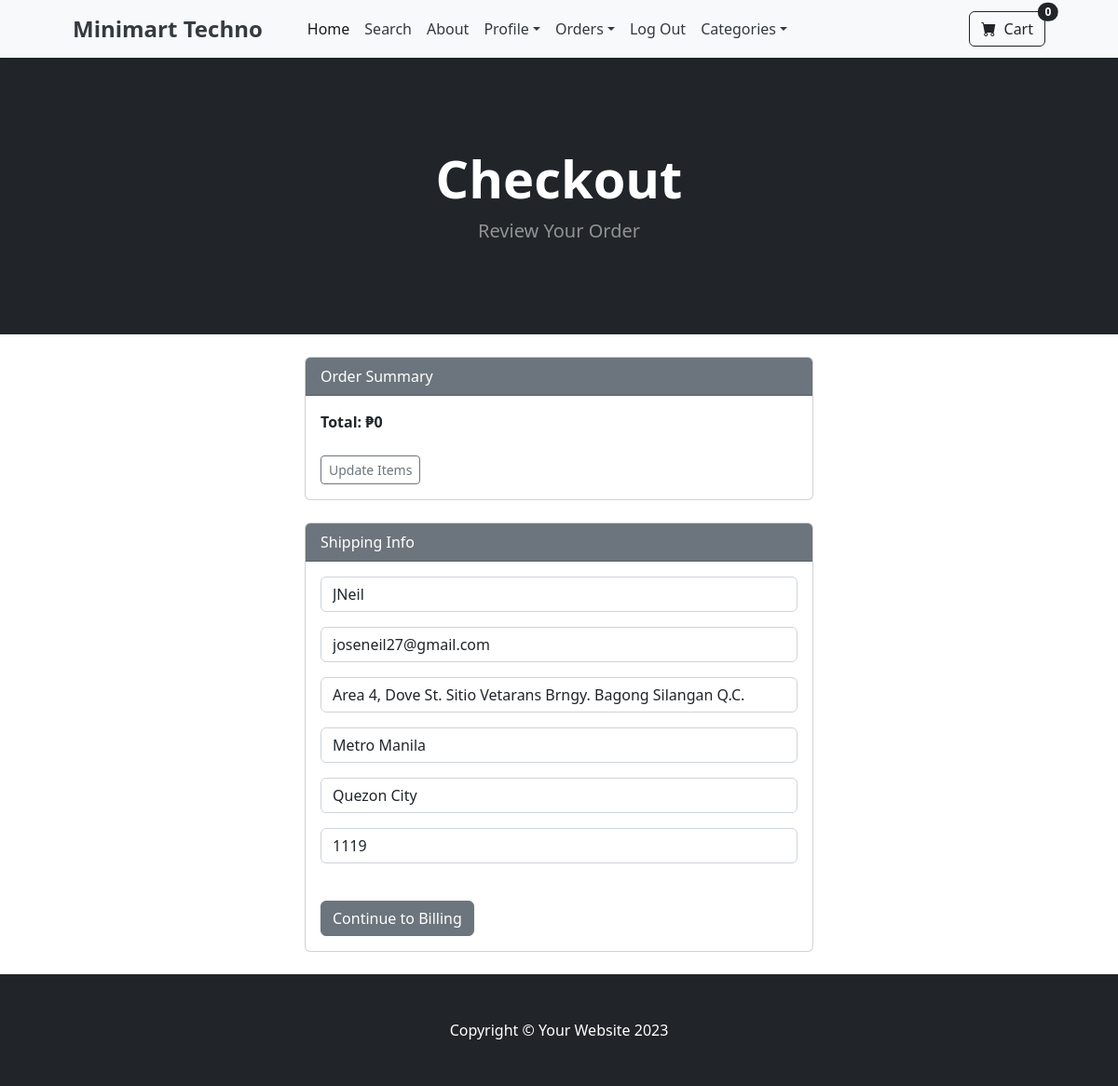
The app's page /payment/checkout (signed in) with its own data.
### payment/models.py (models this page shows, shortened)
class ShippingAddress(models.Model):
    user = models.ForeignKey(User, on_delete=models.CASCADE, null=True, blank=True)
    shipping_full_name = models.CharField(max_length=255)
    shipping_email = models.CharField(max_length=255)
    shipping_address1 = models.CharField(max_length=255)
    shipping_region = models.CharField(max_length=255)
    shipping_city = models.CharField(max_length=255)
    shipping_postalcode = models.CharField(max_length=255)
    class Meta:
        verbose_name_plural = "Shipping Address"

### payment/views.py (the view)
# urls.py: path('checkout', views.checkout, name='checkout'),
def checkout(request):
    cart = Cart(request)
    cart_products = cart.get_prods()
    quantities = cart.get_quants()
    totals = cart.cart_total()
    if request.user.is_authenticated:
        shipping_user = ShippingAddress.objects.get(user__id=request.user.id)
        shipping_form = ShippingForm(request.POST or None, instance=shipping_user)
        return render(request, "payment/checkout.html", {"cart_products": cart_products, "quantities": quantities, "totals": totals, "shipping_form": shipping_form})
    else:
        messages.success(request, "Access Denied")
        return redirect('home')

### payment/forms.py
class ShippingForm(forms.ModelForm):
    shipping_full_name = forms.CharField(label="", widget=forms.TextInput(attrs={'class': 'form-control', 'placeholder': 'Full Name'}), required=True)
    shipping_email = forms.CharField(label="", widget=forms.TextInput(attrs={'class': 'form-control', 'placeholder': 'Email Address'}), required=True)
    shipping_address1 = forms.CharField(label="", widget=forms.TextInput(attrs={'class': 'form-control', 'placeholder': 'Address 1'}), required=True)
    shipping_region = forms.CharField(label="", widget=forms.TextInput(attrs={'class': 'form-control', 'placeholder': 'Region'}), required=True)
    shipping_city = forms.CharField(label="", widget=forms.TextInput(attrs={'class': 'form-control', 'placeholder': 'City'}), required=True)
    shipping_postalcode = forms.CharField(label="", widget=forms.TextInput(attrs={'class': 'form-control', 'placeholder': 'Postal Code'}), required=True)
    class Meta:
        model = ShippingAddress
        fields = ['shipping_full_name', 'shipping_email', 'shipping_address1', 'shipping_region', 'shipping_city', 'shipping_postalcode']
        exclude = ['user', ]

### cart/cart.py (called while the page is built, shortened)
    def cart_total(self):
        product_ids = self.cart.keys()
        products = Product.objects.filter(id__in=product_ids)
        quantities = self.cart
        total = 0
        return total

    def __len__(self):
        return len(self.cart)

    def get_prods(self):
        product_ids = self.cart.keys()
        products = Product.objects.filter(id__in=product_ids)
        return products

    def get_quants(self):
        quantities = self.cart
        return quantities

### cart/context_processors.py (called while the page is built)
def cart(request):
    return {'cart': Cart(request)}

### payment/templates/payment/checkout.html (shortened to what this page needs)
{% extends 'base.html' %}
{% block content %}
<header class="bg-dark py-5">
    <div class="container px-4 px-lg-5 my-5">
        <div class="text-center text-white">
            <h1 class="display-4 fw-bolder">Checkout</h1>
            <p class="lead fw-normal text-white-50 mb-0">Review Your Order</p>
        </div>
    </div>
</header>
<br/>
<div class="container">
    <div class="row">
        <div class="col-md-6 offset-md-3">
            <div class="card mb-4">
                <div class="card-header bg-secondary text-white">
                    Order Summary
                </div>
                <div class="card-body">
                    <strong>Total: ₱{{ totals }}</strong>
                    <br/><br/>
                    <a href="{% url 'cart_summary' %}" class="btn btn-sm btn-outline-secondary">Update Items</a>
                </div>
            </div>
            <div class="card mb-4">
                <div class="card-header bg-secondary text-white">
                    Shipping Info
                </div>
                <div class="card-body">
                    <form method="POST" action="{% url 'billing_info' %}">
                        {{ shipping_form.as_p }}
                        <br/>
                        <button type="submit" class="btn btn-secondary">Continue to Billing</button>
                    </form>
                </div>
            </div>
        </div>
    </div>
</div>
{% endblock %}

### records on screen
ShippingAddress: shipping_full_name "JNeil", shipping_email "joseneil27@gmail.com", shipping_address1 "Area 4, Dove St. Sitio Vetarans Brngy. Bagong Silangan Q.C.", shipping_region "Metro Manila", shipping_city "Quezon City", shipping_postalcode "1119"

### other values on screen
{{ cart|length }} "0"
{{ totals }} "0"
